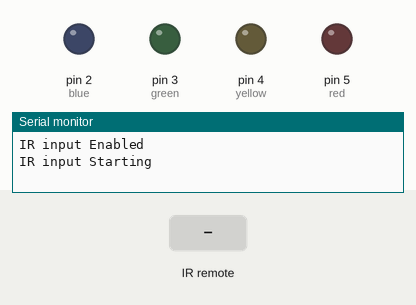
Recording of a sketch running on a simulated Arduino Uno, built with avr-gcc and run on an emulated ATmega328P. On the bench: output pins drawn as LEDs (lit = HIGH), the last lines printed to the serial monitor. Inputs (shaded band) come from the test bench.

Above: at 1.2 s.
1.3 s: infrared code 0x8877 received
At 1.7 s:
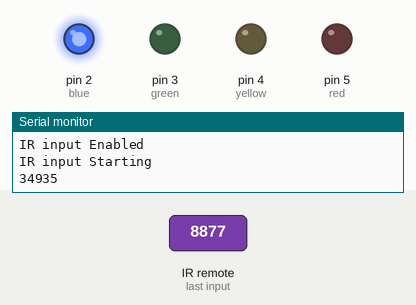
3.3 s: infrared code 0x49E3 received
At 3.7 s:
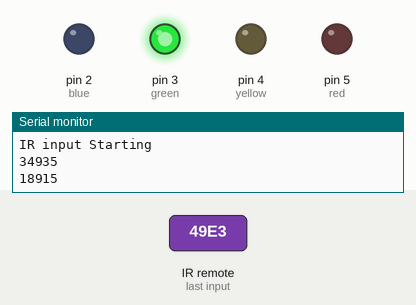
5.3 s: infrared code 0x28D7 received
At 5.7 s:
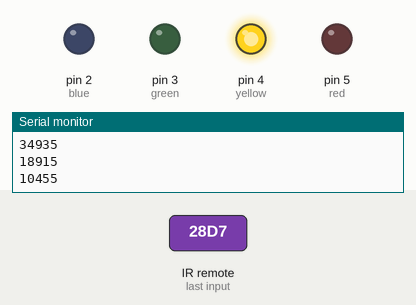
7.3 s: infrared code 0xA857 received
At 7.6 s:
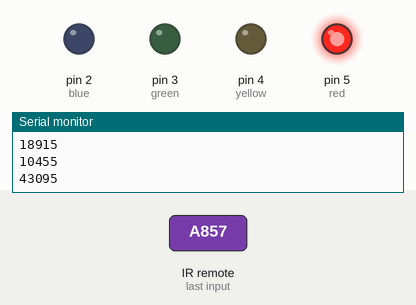
Timing chart, 0 to 10.3 s (numbered marks = the images above; inputs shaded):
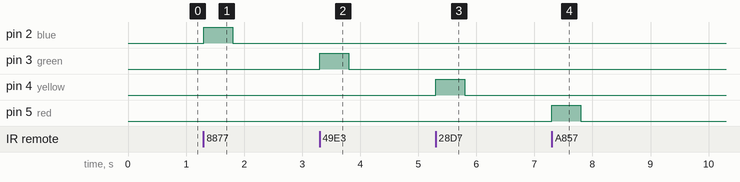

The sketch:

jeongusu09.ino
```cpp
#include <IRremote.h>
//전역변수 설정
int blue = 2;
int green = 3;
int yellow = 4;
int red = 5;
int RECV_PIN = 11;
//IR라이브러리 객체
IRrecv irrecv(RECV_PIN);
decode_results results;//IR신호 복호화(역할 십진수->아스키코드 변환하는 비슷한역할)
void setup() {
  // 전원ON시 1회만 실행
  // GPIO핀 모드 설정
  pinMode(blue, OUTPUT);
  pinMode(green, OUTPUT);
  pinMode(yellow, OUTPUT);
  pinMode(red, OUTPUT);
  // 시리얼모니터로 출력설정
  Serial.begin(9600);
  Serial.println("IR input Enabled");
  irrecv.enableIRIn();//IRrevc 구조체(C)=클래스(자바):변수, 함수 모두 포함
  Serial.println("IR input Starting");
}

void loop() {
  // 전원ON시 무한반복
  if(irrecv.decode(&results)) {//수신값을 확인해서 있으면 true 반환하는 함수 decode
    unsigned int value = results.value;
    Serial.println(value);//적외선 수신기로 받은 값을 출력해 봅니다.
    switch(value) {
      case 34935:
        digitalWrite(blue, HIGH);
        delay(500);
        digitalWrite(blue, LOW);
        break;
      case 18915:
        digitalWrite(green, HIGH);
        delay(500);
        digitalWrite(green, LOW);
        break;
      case 10455:
        digitalWrite(yellow, HIGH);
        delay(500);
        digitalWrite(yellow, LOW);
        break;
      case 43095:
        digitalWrite(red, HIGH);
        delay(500);
        digitalWrite(red, LOW);
        break;
    }
    //switch문 end
    irrecv.resume();//ready 수신준비 상태로 만들기
  }
}
```

CodingTest01.c
```cpp
#include <stdio.h>

int main() {
	int MONEY=0;//키보드로 입력받는 값
	int UNIT=50000,NUM=0,SW=0;
	scanf("%d",&MONEY);
	//printf("입력받은 값은 %d 입니다.",MONEY);
	while(1){
		NUM=(int)(MONEY/UNIT);
		if(NUM>0){
			printf("화폐단위 %d 원의 개수는 %d\n",UNIT,NUM);
		}
		if(UNIT>1){
			MONEY=MONEY-(UNIT*NUM);
			if(SW==0){
				UNIT=UNIT/5;
				SW=1;
			}else{
				UNIT=UNIT/2;
				SW=0;
			}
		}else{
			break;
		}
	}
	return 0;
}
```

CodingTest02.c
```cpp
#include <stdio.h>
// 이 프로그램은 키보드로 입력받은 숫자배열을 오름차순 정렬하는 C프로그램 입니다.
int main() {
	int n, prev, next, Temp;

	scanf("%d",&n);//키보드로 Numbers[]에 들어갈 크기를 지정합니다.
	int Numbers[n];
	for(int i=0; i<n; i++) {
		scanf("%d",&Numbers[i]);
	}
	/* 디버그: 입력값이 제대로 입력되었는지 확인 */
	for(int i=0; i<n; i++) {
		printf("%d ",Numbers[i]);
	}
	printf("\n");//줄바꿈
	//이중for문을 이용한 정렬로직(아래)
	for(prev=0; prev<n-1; prev++) {
		for(next=prev+1; next<n; next++) {
			if(Numbers[prev]>Numbers[next]) {
				Temp = Numbers[prev];
				Numbers[prev] = Numbers[next];
				Numbers[next] = Temp;
			}
		}
	}
	//정렬한 후 확인
	for(int i=0; i<n; i++) {
		printf("%d ",Numbers[i]);
	}
	return 0;
}
```

CodingTest03.c
```cpp
#include <stdio.h>

int main() {
	int n, bubble, idx, Temp;
	scanf("%d",&n);
	int Numbers[n];
	//printf("디버그: %d", n);
	for(int i=0; i<n; i++) {
		scanf("%d", &Numbers[i]);
	}
	for(bubble=0; bubble<n; bubble++) {
		for(idx=0; idx<n-1; idx++) {
			if(Numbers[idx] > Numbers[idx+1]) {
				Temp = Numbers[idx];
				Numbers[idx] = Numbers[idx+1];
				Numbers[idx+1] = Temp;
			}
		}
	}
	for(int i=0; i<n; i++) {
		printf("%d ",Numbers[i]);
	}
	return 0;
}
```

CodingTest04.c
```cpp

```

CodingTest05.c
```cpp
#include <stdio.h>

int main() {
	int Bin[100];
	int Dec, idx=0, Mok, Nmg;
	scanf("%d", &Dec);
	while(1) {
		Mok = (int)Dec/2;
		//printf("%d", Mok);
		Nmg = Dec - (Mok*2);
		Bin[idx] = Nmg;
		idx = idx + 1;
		if(Mok==0) {break; }
		Dec = Mok;
	}
	for(int i=idx-1; i>=0; i--) {
		printf("%d", Bin[i]);
	}
	return 0;
}
```

CodingTest06.c
```cpp
#include <stdio.h>
//전역변수
long Factorial = 1;
long fact(int n);
int main() {
	int n;
	long Result;
	scanf("%d", &n);
	Result = fact(n);
	printf("%d 팩토리얼 = %ld", n, Result);
	return 0;
}

long fact(int n) {
	if(n==1) {
		return Factorial;
	}else{
		Factorial = Factorial * n;
		//Factorial *= n;
		n = n-1;
		return fact(n);
	}
}
```

CodingTest07.c
```cpp
#include <stdio.h>

int main() {
	int n;
	scanf("%d", &n);
	int Score[n], Rank[n];
	for(int i=0; i<n; i++) {
		scanf("%d", &Score[i]);
		Rank[i] = 0;
	}
	for(int i=0; i<n; i++) {
		for(int comp=0; comp<n; comp++) {
			if(Score[i] < Score[comp]) {
				Rank[i] = Rank[i] + 1;
			}
		}
		Rank[i] = Rank[i] + 1;
	}
	for(int i=0; i<n; i++) {
		printf("%d 번 학생의 점수: %3d, 등수: %2d\n", i, Score[i], Rank[i]);
	}
	return 0;
}
```

CodingTest08.c
```cpp
#include <stdio.h>

int main() {
	int n=0, MaxCnt=0, Top=0, Max=0;
	scanf("%d", &n);
	int Vote[n];
	for(int i=0; i<n; i++) {
		scanf("%d", &Vote[i]);
		if(Vote[i] > Max) {
			Max = Vote[i];
		}
	}
	int Index[Max+1];//C언어는 배열크기 초기화 하는 부분이 자바와 틀림
	for(int i=0; i<=Max+1; i++) {
		Index[i] = 0;//변수에 초기값 0 입력합니다.
	}
	//핵심로직(아래)
	for(int i=0; i<n; i++) {
		Index[Vote[i]] = Index[Vote[i]] + 1;//중복값이 존재하면 카운팅이 발생
		//printf("%d, %d\n", Vote[i], Index[Vote[i]]); 디버그용 출력
	}
	//최고값과 반복횟수 구하기(아래)
	for(int i=0; i<Max+1; i++) {
		if(Index[i] > MaxCnt) {
			MaxCnt = Index[i];
			Top = i;
		}
	}
	printf("최다 선택값: %d, 선택한 횟수: %d", Top, MaxCnt);
	return 0;
}
```

CodingTest09Kakao.c
```cpp
#include <stdio.h>
#include <string.h>
#include <stdbool.h>
//전역변수특이사항: 배열의 리턴값(변수=값)을 사용할 경우 포인터변수로 만들어야 함.
//char endString[];//전역변수 사용시 포인터 변수로 해야 함.
//char endString[]={'K','i','t','t','y'};
char* endString="";//전역변수 사용시 포인터 변수로 해야 함.
char* resutlString="";//전역변수 사용시 포인터 변수로 해야 함.
char* resutlString2="";
//인터페이스=함수정의 3개
char* recursive(char w[]);
int getBalancedIndex(char w[]);
bool isValidString(char u[]);
char* reArrange(char u[]);
int main() {
	int n;//배열크기를 지정하는 변수
	char w[n];//초기 코드소스 입력값
  	char* r;//최종 리턴값은 포인터로 변경
	scanf("%s", w);//특이사항. 배열변수는 &가 붙지 않음.
	r = recursive(w);
	//printf("디버그 %s\n", r);
	if(strcmp(w,r)==0) {
		printf("올바른 괄호문자열 입니다. %s", r);
	}else{
		printf("잘못된 괄호문자열 입니다. 입력값 %s, 출력값 %s", w, r);
	}
	return 0;
}
char* recursive(char w[]) {
	if(w == NULL || strlen(w)==0) {
		resutlString = strcat(w,endString);
		printf("여기3 %s\n", resutlString);
		return resutlString;
	}
	int balacedIndex = getBalancedIndex(w);
	int n;
	char *u = malloc(strlen(w) + 1);
	char *v = malloc(strlen(w) + 1);
	strncpy(u, w, balacedIndex+1);
	printf("여기1 %d\n", strlen(w)-1);
	printf("여기2 %d\n", balacedIndex);

	if(strlen(u)>1) {
		strncpy(v, w+balacedIndex+1, strlen(w)-1);
	}

	bool isValidCheck = isValidString(u);

	if(isValidCheck) {
		//Unit값이 ( 문자 하나라면 균형문자 추가 20210407(수) 문자열처리 문제있음.
		if(strcmp("(",u)==0) { endString = strcat(endString,")"); }
		recursive(v);
		printf("%s\n", u);
		resutlString = strcat(u,resutlString);
		printf("여기2 %s\n", resutlString);
		if(strlen(resutlString2)>0){
			return strcat(resutlString2,resutlString);
		}else{
			return resutlString;
		}
	}else{
		//char *createString = malloc(strlen(w) + 1);
		if(strlen(u)>1) {
			resutlString2 = strcat(resutlString2,recursive(v));
		}
		resutlString2 = reArrange(u);
		printf("여기1 %s\n", resutlString2);
		return resutlString2;
	}
}
char* reArrange(char u[]) {
	//char* arrangeString;
	char* arrangeString = malloc(strlen(u) + 1);
	for(int i=1; i<strlen(u)-1; i++) {
		if(u[i] == '(') {
			strcat(arrangeString,")");
		}else if(u[i] == ')') {
			strcat(arrangeString,"(");
		}
	}
	arrangeString = strcat(arrangeString,"()");
	return arrangeString;
}
bool isValidString(char u[]) {
	int balancedCount = 0;
	for(int i=0; i<strlen(u); i++) {
		if(u[i] == '(') {
			balancedCount++;
		}else if(u[i] == ')') {
			balancedCount--;
		}
		if(balancedCount < 0) {
			return false;
		}
	}
	return true;
}
int getBalancedIndex(char w[]) {
	int index = 0, balancedCount = 0;
	for(int i=0; i<strlen(w); i++) {
		//printf("%c\n", w[i]);
		if(w[i] == '(') {
			balancedCount++;
		}else if(w[i] == ')') {
			balancedCount--;
		}
		if(balancedCount == 0) {
			index = i;
			break;
		}
	}
	return index;
}
```

Measured:
- after the input at 1.3 s, pin 2 (blue): LOW → HIGH at once, → LOW 0.50 s later
- after the input at 3.3 s, pin 3 (green): LOW → HIGH at once, → LOW 0.50 s later
- after the input at 5.3 s, pin 4 (yellow): LOW → HIGH at once, → LOW 0.50 s later
- after the input at 7.3 s, pin 5 (red): LOW → HIGH at once, → LOW 0.50 s later
